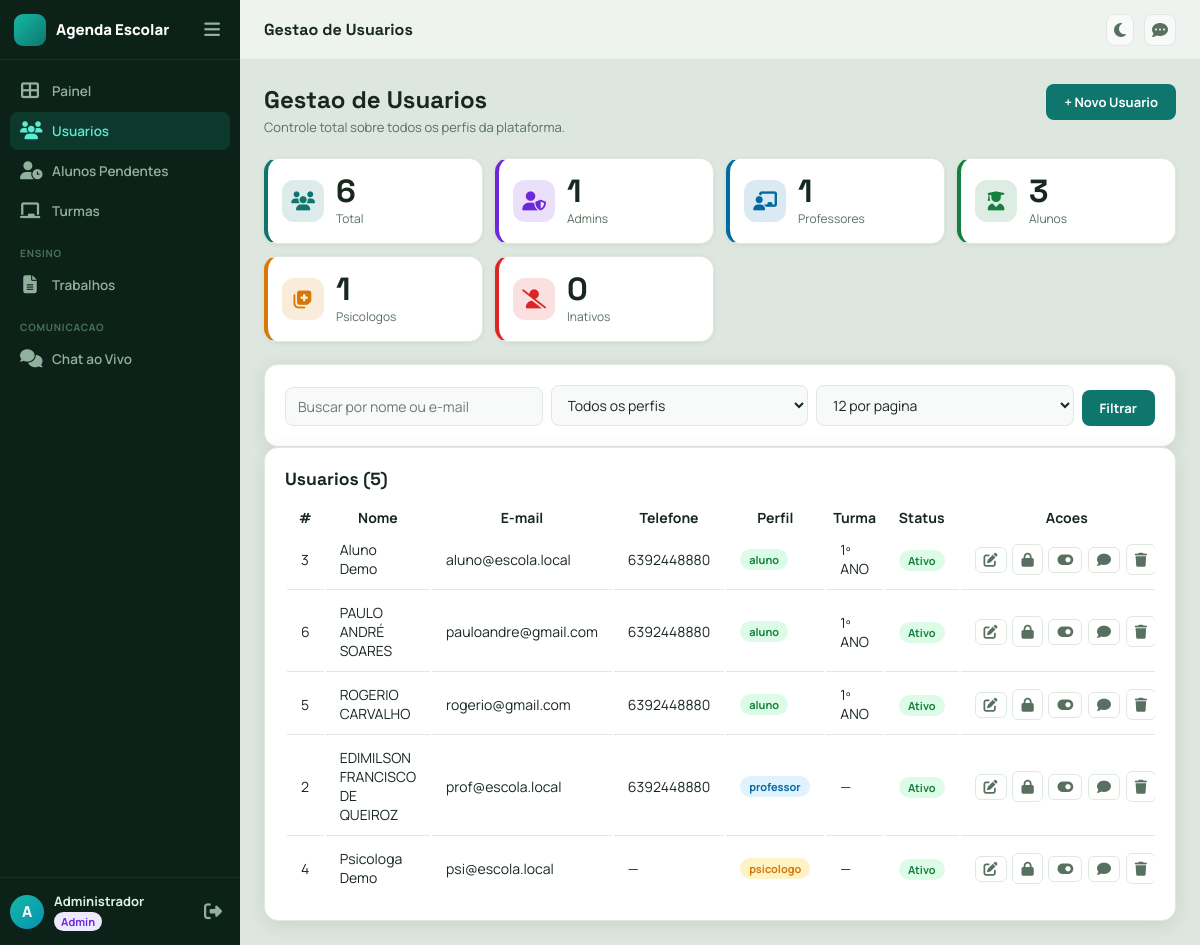
Page /admin/usuarios (signed in) on the committed database.
### app/models.py (models this page shows, shortened)
class TimestampMixin:
    created_at = db.Column(db.DateTime, default=datetime.utcnow, nullable=False)
    updated_at = db.Column(db.DateTime, default=datetime.utcnow, onupdate=datetime.utcnow, nullable=False)

class User(TimestampMixin, UserMixin, db.Model):
    __tablename__ = "users"
    id = db.Column(db.Integer, primary_key=True)
    full_name = db.Column(db.String(120), nullable=False)
    email = db.Column(db.String(120), unique=True, nullable=False, index=True)
    password_hash = db.Column(db.String(255), nullable=False)
    role = db.Column(db.String(20), nullable=False, index=True)
    is_active_user = db.Column(db.Boolean, default=True, nullable=False)
    is_approved = db.Column(db.Boolean, default=True, nullable=False)  # Para alunos auto-registrados
    can_chat = db.Column(db.Boolean, default=True, nullable=False)
    avatar = db.Column(db.String(255), nullable=True)
    crp_number = db.Column(db.String(30), nullable=True)
    phone = db.Column(db.String(20), nullable=False, default="")
    classroom_id = db.Column(db.Integer, db.ForeignKey("classrooms.id"), nullable=True)
    classroom = db.relationship("Classroom", back_populates="students")
    teaching_classrooms = db.relationship(
        "Classroom",
        secondary=teacher_classrooms,
        lazy=True,
        backref="teachers"
    )
    assignments_created = db.relationship("Assignment", back_populates="teacher", lazy=True)
    availabilities = db.relationship(
        "PsychologistAvailability",
        back_populates="psychologist",
        lazy=True,
        cascade="all, delete-orphan",
    )

class Classroom(TimestampMixin, db.Model):
    __tablename__ = "classrooms"
    id = db.Column(db.Integer, primary_key=True)
    name = db.Column(db.String(50), nullable=False)
    number = db.Column(db.String(20), nullable=True)
    school_year = db.Column(db.Integer, nullable=False)
    students = db.relationship("User", back_populates="classroom", lazy=True)
    assignments = db.relationship("Assignment", back_populates="classroom", lazy=True)

### app/core/routes.py (the view)
@core_bp.get("/admin/usuarios")
@login_required
@roles_required("admin")
def admin_users():
    search = request.args.get("q", "").strip()
    role_filter = request.args.get("role", "").strip()
    page, per_page = _read_pagination_params(default_per_page=12, max_per_page=50)
    query = User.query
    if search:
        query = query.filter(
            (User.full_name.ilike(f"%{search}%")) | (User.email.ilike(f"%{search}%"))
        )
    if role_filter and role_filter in VALID_ROLES:
        query = query.filter_by(role=role_filter)
    query = query.filter(User.role != "admin")
    users_pagination = query.order_by(User.role.asc(), User.full_name.asc()).paginate(
        page=page,
        per_page=per_page,
        error_out=False,
    )
    users = users_pagination.items
    classrooms = Classroom.query.order_by(Classroom.name.asc()).all()
    availability_map = {}
    for user in users:
        if user.role != "psicologo":
            continue
        availability_map[user.id] = {
            f"{a.weekday}_{a.period}": {
                "start": a.start_time.strftime("%H:%M"),
                "end": a.end_time.strftime("%H:%M"),
                "active": bool(a.is_active),
            }
            for a in user.availabilities
        }
    stats = {
        "total": User.query.count(),
        "admin": User.query.filter_by(role="admin").count(),
        "professor": User.query.filter_by(role="professor").count(),
        "aluno": User.query.filter_by(role="aluno").count(),
        "psicologo": User.query.filter_by(role="psicologo").count(),
        "inativos": User.query.filter_by(is_active_user=False).count(),
    }
    return render_template(
        "admin/users.html",
        users=users,
        classrooms=classrooms,
        stats=stats,
        search=search,
        role_filter=role_filter,
        users_pagination=users_pagination,
        availability_map=availability_map,
        weekdays=WEEKDAYS,
        periods=PERIODS,
    )

### app/__init__.py (called while the page is built)
@login_manager.user_loader
def load_user(user_id):
    return db.session.get(User, int(user_id))

### app/core/routes.py (called while the page is built)
def _read_pagination_params(default_per_page: int = 12, max_per_page: int = 100):
    page = request.args.get("page", 1, type=int)
    per_page = request.args.get("per_page", default_per_page, type=int)
    if page < 1:
        page = 1
    if per_page < 1:
        per_page = default_per_page
    if per_page > max_per_page:
        per_page = max_per_page
    return page, per_page

### app/security.py (called while the page is built)
def roles_required(*roles):
    def decorator(view_func):
        @wraps(view_func)
        def wrapped(*args, **kwargs):
            if not current_user.is_authenticated:
                abort(401)
            if current_user.role not in roles:
                abort(403)
            return view_func(*args, **kwargs)
        return wrapped
    return decorator

### app/templates/admin/users.html (shortened to what this page needs)
{% extends "base.html" %}
{% from "macros.html" import pagination %}
{% block page_title %}Gestao de Usuarios{% endblock %}
{% block content %}
<div class="reveal">
  <div class="page-header">
    <div>
      <h2>Gestao de Usuarios</h2>
      <p>Controle total sobre todos os perfis da plataforma.</p>
    </div>
    <button class="btn btn-primary" onclick="openModal('modal-novo')">+ Novo Usuario</button>
  </div>
  <div class="stats-grid reveal delay-1">
    <div class="stat-card">
      <div class="stat-icon"><i class="fa-solid fa-users"></i></div>
      <div class="stat-body">
        <span class="stat-value">{{ stats.total }}</span>
        <span class="stat-label">Total</span>
      </div>
    </div>
    <div class="stat-card stat-card--admin">
      <div class="stat-icon"><i class="fa-solid fa-user-shield"></i></div>
      <div class="stat-body">
        <span class="stat-value">{{ stats.admin }}</span>
        <span class="stat-label">Admins</span>
      </div>
    </div>
    <div class="stat-card stat-card--professor">
      <div class="stat-icon"><i class="fa-solid fa-chalkboard-user"></i></div>
      <div class="stat-body">
        <span class="stat-value">{{ stats.professor }}</span>
        <span class="stat-label">Professores</span>
      </div>
    </div>
    <div class="stat-card stat-card--aluno">
      <div class="stat-icon"><i class="fa-solid fa-user-graduate"></i></div>
      <div class="stat-body">
        <span class="stat-value">{{ stats.aluno }}</span>
        <span class="stat-label">Alunos</span>
      </div>
    </div>
    <div class="stat-card stat-card--psicologo">
      <div class="stat-icon"><i class="fa-solid fa-notes-medical"></i></div>
      <div class="stat-body">
        <span class="stat-value">{{ stats.psicologo }}</span>
        <span class="stat-label">Psicologos</span>
      </div>
    </div>
    <div class="stat-card stat-card--inativo">
      <div class="stat-icon"><i class="fa-solid fa-user-slash"></i></div>
      <div class="stat-body">
        <span class="stat-value">{{ stats.inativos }}</span>
        <span class="stat-label">Inativos</span>
      </div>
    </div>
  </div>
  <div class="panel reveal delay-2">
    <form class="admin-filter-form" method="get" action="{{ url_for('core.admin_users') }}">
      <input name="q" value="{{ search }}" placeholder="Buscar por nome ou e-mail">
      <select name="role">
        <option value="">Todos os perfis</option>
      </select>
      <select name="per_page">
        <option value="12" {% if users_pagination and users_pagination.per_page == 12 %}selected{% endif %}>12 por pagina</option>
      </select>
      <button class="btn btn-primary" type="submit">Filtrar</button>
    </form>
  </div>
  <div class="panel reveal delay-2">
    <div class="panel-title-row">
      <h2>Usuarios ({{ users_pagination.total if users_pagination else users|length }})</h2>
    </div>
    <div class="table-scroll">
      <table class="admin-table">
        <thead>
          <tr>
            <th>#</th>
            <th>Nome</th>
            <th>E-mail</th>
            <th>Telefone</th>
            <th>Perfil</th>
            <th>Turma</th>
            <th>Status</th>
            <th>Acoes</th>
          </tr>
        </thead>
        <tbody>
          {% for u in users %}
          <tr class="{{ 'row-inactive' if not u.is_active_user }}">
            <td>{{ u.id }}</td>
            <td>{{ u.full_name }}</td>
            <td>{{ u.email }}</td>
            <td>{{ u.phone or '—' }}</td>
            <td><span class="badge-role badge-{{ u.role }}">{{ u.role }}</span></td>
            <td>{{ u.classroom.name if u.classroom else '—' }}</td>
            <td>
              <span class="badge-status {{ 'badge-active' if u.is_active_user else 'badge-inactive' }}">
                {{ 'Ativo' if u.is_active_user else 'Inativo' }}
              </span>
            </td>
            <td class="action-cell">
              <button class="btn-icon edit-btn" title="Editar" data-user-id="{{ u.id }}" data-user-name="{{ u.full_name|e }}" data-user-email="{{ u.email|e }}" data-user-role="{{ u.role }}" data-user-classroom="{{ u.classroom_id or '' }}" data-user-teaching='{{ u.teaching_classrooms|map(attribute="id")|list|tojson }}' data-user-availability='{{ availability_map.get(u.id, {})|tojson }}' data-user-crp="{{ u.crp_number or '' }}" data-user-phone="{{ u.phone or '' }}" style="display:inline-flex;align-items:center;justify-content:center"><i class="fa-solid fa-pen-to-square"></i></button>
              <button class="btn-icon" title="Redefinir senha" onclick="openResetPwd({{ u.id }}, '{{ u.full_name|e }}')"><i class="fa-solid fa-lock"></i></button>
              <button class="btn-icon" title="{{ 'Desativar' if u.is_active_user else 'Ativar' }}" onclick="openToggleModal({{ u.id }}, '{{ u.full_name|e }}', {{ 'true' if u.is_active_user else 'false' }})" style="display:inline-flex;align-items:center;justify-content:center">{% if u.is_active_user %}<i class="fa-solid fa-toggle-on"></i>{% else %}<i class="fa-solid fa-toggle-off"></i>{% endif %}</button>
              {% if u.id != current_user.id %}
              <button class="btn-icon {% if not u.can_chat %}btn-icon--danger{% endif %}" title="{{ 'Desbloquear chat' if not u.can_chat else 'Bloquear chat' }}" onclick="openToggleChatModal({{ u.id }}, '{{ u.full_name|e }}', {{ 'true' if u.can_chat else 'false' }})" style="display:inline-flex;align-items:center;justify-content:center">{% if not u.can_chat %}<i class="fa-solid fa-comment-slash"></i>{% else %}<i class="fa-solid fa-comment"></i>{% endif %}</button>
              <button class="btn-icon btn-icon--danger" title="Excluir" onclick="openDeleteModal({{ u.id }}, '{{ u.full_name|e }}')" type="button"><i class="fa-solid fa-trash"></i></button>
              {% endif %}
            </td>
          </tr>
          {% else %}
          <tr><td colspan="8" class="empty">Nenhum usuario encontrado.</td></tr>
          {% endfor %}
        </tbody>
      </table>
    </div>
  </div>
</div>
{% endblock %}

### app/templates/base.html (shortened to what this page needs)
<!doctype html>
<html lang="pt-BR" data-theme="light">
<head>
  <link rel="stylesheet" href="{{ url_for('static', filename='css/styles.css') }}">
  <link rel="stylesheet" href="https://cdnjs.cloudflare.com/ajax/libs/font-awesome/6.7.2/css/all.min.css">
</head>
<body>
{% if current_user.is_authenticated %}
<aside class="sidebar" id="sidebar">
  <div class="sidebar-header">
    <div class="brand">
      <span class="brand-mark"></span>
      <span class="brand-name">Agenda Escolar</span>
    </div>
    <button class="sidebar-collapse-btn" id="sidebar-collapse-btn" title="Recolher menu">
      <i class="fa-solid fa-bars"></i>
    </button>
  </div>
  <nav class="sidebar-nav">
    <a href="{{ url_for('core.dashboard') }}"
       class="nav-item {% if request.endpoint == 'core.dashboard' %}nav-item--active{% endif %}">
      <i class="fa-solid fa-table-cells-large nav-icon"></i>
      <span class="nav-label">Painel
      </span>
    </a>
    {% if current_user.role == 'admin' %}
    <a href="{{ url_for('core.admin_users') }}"
       class="nav-item {% if request.endpoint == 'core.admin_users' %}nav-item--active{% endif %}">
      <i class="fa-solid fa-users nav-icon"></i>
      <span class="nav-label">Usuarios</span>
    </a>
    <a href="{{ url_for('core.admin_pending_students') }}"
       class="nav-item {% if request.endpoint == 'core.admin_pending_students' %}nav-item--active{% endif %}">
      <i class="fa-solid fa-user-clock nav-icon"></i>
      <span class="nav-label">Alunos Pendentes</span>
    </a>
    <a href="{{ url_for('core.admin_classrooms') }}"
       class="nav-item {% if request.endpoint == 'core.admin_classrooms' %}nav-item--active{% endif %}">
      <i class="fa-solid fa-chalkboard nav-icon"></i>
      <span class="nav-label">Turmas</span>
    </a>
    {% endif %}
    {% if current_user.role in ['professor', 'admin'] %}
    <div class="nav-section-label">Ensino</div>
    {% if current_user.role == 'admin' %}
    <a href="{{ url_for('core.admin_assignments') }}"
       class="nav-item {% if request.endpoint == 'core.admin_assignments' %}nav-item--active{% endif %}">
    {% else %}
    <a href="{{ url_for('core.professor_assignments') }}"
       class="nav-item {% if request.endpoint == 'core.professor_assignments' %}nav-item--active{% endif %}">
    {% endif %}
      <i class="fa-solid fa-file-lines nav-icon"></i>
      <span class="nav-label">{{ 'Trabalhos' if current_user.role == 'admin' else 'Agenda' }}</span>
    </a>
    {% endif %}
    <div class="nav-section-label">Comunicacao</div>
    <a href="{{ url_for('core.chat_page') }}"
       class="nav-item {% if request.endpoint == 'core.chat_page' %}nav-item--active{% endif %}">
      <i class="fa-solid fa-comments nav-icon"></i>
      <span class="nav-label">Chat ao Vivo</span>
    </a>
  </nav>
  <div class="sidebar-footer">
    <a href="{{ url_for('core.edit_profile') }}" class="sidebar-user" title="Editar perfil">
      {% if current_user.avatar %}
        <img src="{{ url_for('static', filename='uploads/avatars/' + current_user.avatar) }}" alt="Avatar" class="sidebar-user-avatar sidebar-user-avatar--img">
      {% else %}
        <div class="sidebar-user-avatar">{{ current_user.full_name[0]|upper }}</div>
      {% endif %}
      <div class="sidebar-user-info">
        <span class="sidebar-user-name">{{ current_user.full_name.split()[0] }}</span>
        <span class="sidebar-user-role badge-{{ current_user.role }}">{{ current_user.role|capitalize }}</span>
      </div>
    </a>
    <button type="button" class="sidebar-logout-btn" id="logout-btn" title="Sair">
      <i class="fa-solid fa-right-from-bracket"></i>
    </button>
  </div>
</aside>
<div class="main-wrapper" id="main-wrapper">
  <header class="topbar">
    <span class="topbar-title">{% block page_title %}Agenda Escolar{% endblock %}</span>
    <div class="topbar-right">
      <button class="theme-toggle-btn" id="theme-toggle" title="Alternar tema">
        <i class="fa-solid fa-moon icon-moon"></i>
      </button>
      <a href="{{ url_for('core.chat_page') }}" class="theme-toggle-btn chat-nav-btn" id="chat-toggle-link" title="Chat ao vivo">
        <i class="fa-solid fa-comment-dots"></i>
      </a>
    </div>
  </header>
  <main class="page-content">
    {% block content %}{% endblock %}
  </main>
</div>
{% else %}
<main class="page-auth">
  {% block auth_content %}{% endblock %}
</main>
{% endif %}
  {% if current_user.is_authenticated %}
  {% set app_user = {
    'id': current_user.id,
    'name': current_user.full_name,
    'role': current_user.role
  } %}
  {% else %}
  {% set app_user = None %}
  {% endif %}
</body>
</html>

### rows in the picture
User: role "Trabalhos", full_name "A", full_name "Administrador", role "Admin"
User: id "3", full_name "Aluno Demo", email "aluno@escola.local", phone "6392448880", role "aluno", classroom "1º ANO", is_active_user "Ativo", can_chat True (drawn)
User: id "6", full_name "PAULO ANDRÉ SOARES", email "pauloandre@gmail.com", phone "6392448880", role "aluno", classroom "1º ANO", is_active_user "Ativo", can_chat True (drawn)
User: id "5", full_name "ROGERIO CARVALHO", email "rogerio@gmail.com", phone "6392448880", role "aluno", classroom "1º ANO", is_active_user "Ativo", can_chat True (drawn)
User: id "2", full_name "EDIMILSON FRANCISCO DE QUEIROZ", email "prof@escola.local", phone "6392448880", role "professor", classroom "—", is_active_user "Ativo", can_chat True (drawn)
User: id "4", full_name "Psicologa Demo", email "psi@escola.local", phone "—", role "psicologo", classroom "—", is_active_user "Ativo", can_chat True (drawn)

### other values in the picture
{{ stats.total }} "6"
{{ stats.admin }} "1"
{{ stats.professor }} "1"
{{ stats.aluno }} "3"
{{ stats.psicologo }} "1"
{{ stats.inativos }} "0"
{{ users_pagination.total if users_pagination else users|length }} "5"
